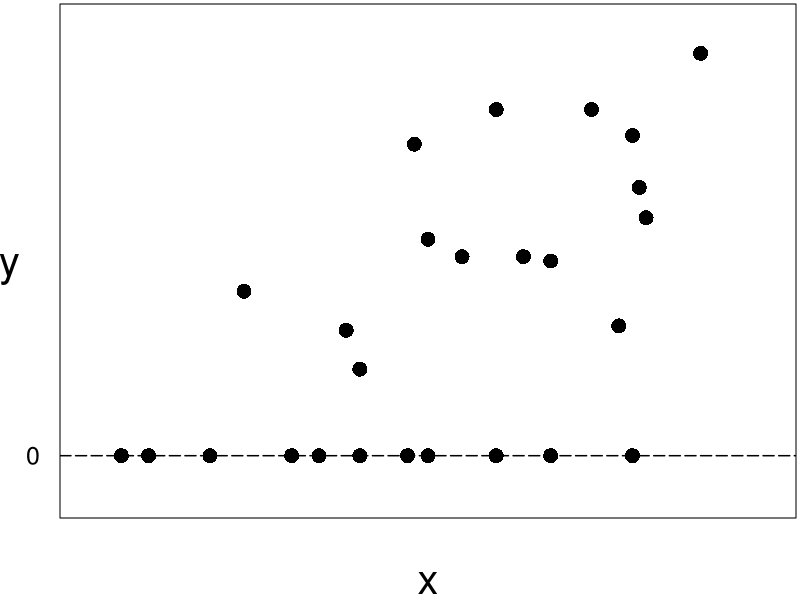

The R source for this figure: (Note: this script raises an error after producing the figure.)
## ---- chunk 1

#  FIGURA 16.1 y 6.3
pointsxy<-matrix(c(5,0,9,0,18,0,30,0,34,0,40,0,47,0,
                   50,0,60,0,68,0,80,0,40,20,50,50,55,46,60,80,
                   80,74,74,80,38, 29,78,30,90,93,81,62,68,45,48,72,
                   64,46,82,55,23,38),ncol=2,byrow=TRUE)

par(mar=c(4.1,3,.2,.2))
plot(pointsxy,type="p",pch=16,cex=2,xlim=c(0,100),
    ylim=c(-10,100),xlab="x",ylab="",xaxt="n",yaxt="n",cex.lab=2.5)
mtext("y",side=2,line=2,las=1,cex=2.5)
axis(2,at=c(0),tick=FALSE,las=1,cex.axis=1.5)
abline(a=0,b=0,lty="longdash",lwd=1.5)

## ---- chunk 2
# Table 16.1
Hexpend <- read.csv("CSVData/HealthExpend.csv", header=TRUE)
#Hexpend  <- read.csv("../../CSVData/HealthExpend.csv", header=TRUE)

attach(Hexpend)
#  RECODE A FEW VARIABLES ;
ASIAN  <- 1*(RACE1==1)
BLACK  <- 1*(RACE1==2)
NATIVE <- 1*(RACE1==3)
WHITE  <- 1-ASIAN-BLACK-NATIVE   # combined other and white

NORTHEAST <- 1*(REGION1==1)
MIDWEST   <- 1*(REGION1==2)
SOUTH     <- 1*(REGION1==3)
WEST      <- 1-NORTHEAST-MIDWEST-SOUTH

HIGHSCHOOL<- 1*(EDUC1==1)
COLLEGE   <- 1*(EDUC1==2)
LOWERHS   <- 1-HIGHSCHOOL-COLLEGE

POOR     <- 1*(PHSTAT1==4)
FAIR     <- 1*(PHSTAT1==3)
GOOD     <- 1*(PHSTAT1==2)
VGOOD    <- 1*(PHSTAT1==1)
EXCELLNT <- 1-POOR-FAIR-GOOD-VGOOD

NPOOR    <- 1*(INCOME1==1)
LINCOME  <- 1*(INCOME1==2)
MINCOME  <- 1*(INCOME1==3)
HINCOME  <- 1*(INCOME1==4)
POORNEG  <- 1-NPOOR-LINCOME-MINCOME-HINCOME

COUNT    <- COUNTIP
EXP      <- EXPENDIP

POSEXP   <- 1*(EXP>0)
LNEXP    <- ifelse(EXP>0,log(EXP),0)
LOWERBOUND <- ifelse(EXP>0, LNEXP,'')  

RaceFactor   <- cbind(ASIAN, BLACK, NATIVE, WHITE)
RegionFactor <- cbind(NORTHEAST, MIDWEST, SOUTH, WEST)
EducFactor   <- cbind(HIGHSCHOOL, COLLEGE, LOWERHS)
PhstatFactor <- cbind(POOR,FAIR,GOOD,VGOOD,EXCELLNT)
IncomeFactor <- cbind(NPOOR,LINCOME,MINCOME,HINCOME,POORNEG)
PersonLevel  <- cbind(Hexpend, RaceFactor, RegionFactor, EducFactor,
                      PhstatFactor, IncomeFactor, COUNT,EXP, POSEXP,
                      LNEXP, LOWERBOUND)

detach(Hexpend)

Hexpend$POSEXP   <- 1*(Hexpend$EXPENDIP>0)
Hexpend$LNEXP <- ifelse(Hexpend$EXPENDIP>0,log(Hexpend$EXPENDIP),0)

detach("package:Hmisc", unload = TRUE)
library(dplyr)

# Summarize using dplyr
summary_by_group <- function(group){
    Hexpend %>%
  group_by(!!sym(group)) %>%
  summarize(
    Propn = 100 * n() /dim(Hexpend)[1], 
    Mean1 = mean(LNEXP),
    Mean2 = mean(POSEXP),
    Mean3 = Mean1 / Mean2
  ) %>%
  rename("Var" = group )
    }
# summary_by_group(group = "GENDER")
# 
# summary_by_group(group = "RACE1")


# POSITIVE EXPENDITURES ;
PersonLevelPOSEXP <-subset(PersonLevel, POSEXP==1)


TabGender <- summary_by_group(group = "GENDER")
Label <- c("MALE","FEMALE")
Table161Gender <- cbind(TabGender,Label)

TabRace <- summary_by_group(group = "RACE1")
Label <- c("OTHERS","ASIAN","BLACK","NATIVE","WHITE")
Table161Race <- cbind(TabRace,Label)

TabRegion <- summary_by_group(group = "REGION1")
Label <- c("WEST","NORTHEAST","MIDWEST","SOUTH")
Table161Region <- cbind(TabRegion,Label)

TabEduc <- summary_by_group(group = "EDUC1")
Label <- c("LOWERHS","HIGHSCHOOL","COLLEGE")
Table161Educ <- cbind(TabEduc,Label)

TabPhstat <- summary_by_group(group = "PHSTAT1")
Label <- c("EXCELLENT","VGOOD","GOOD","FAIR","POOR")
Table161Phstat <- cbind(TabPhstat,Label)

TabMnh <- summary_by_group(group = "MNHPOOR")
Label <- c("GOOD","POOR")
Table161Mnh <- cbind(TabMnh,Label)

TabAnylimit <- summary_by_group(group = "ANYLIMIT")
Label <- c("NO","YES")
Table161Anylimit <- cbind(TabAnylimit,Label)

TabIncome <- summary_by_group(group = "INCOME1")
Label <- c("POOR","NPOOR","LINCOME","MINCOME","HINCOME")
Table161Income <- cbind(TabIncome,Label)

TabInsure <- summary_by_group(group = "insure")
Label <- c("UNINSURED","INSURED")
Table161Insure <- cbind(TabInsure,Label)

# CREATE TABLE 16.1
Table161n <- rbind(Table161Gender, Table161Race, Table161Region, Table161Educ,
                   Table161Phstat, Table161Mnh, Table161Anylimit,
                   Table161Income, Table161Insure)
Category <- c("GENDER"," ","RACE"," "," "," "," ",
              "REGION"," "," "," ", "EDUCATION"," "," ",
              "PHSTAT"," "," "," "," ", 
              "MNHEALTH"," ", "ANYLIMIT"," ", 
              "INCOME"," "," "," "," ", "INSURED", " ")
Table161 <- cbind(Category,Table161n)

knitr::kable(Table161, digits = 2)

## ---- chunk 3
# Table 16.2
#Hexpend <- read.csv("CSVData/HealthExpend.csv", header=TRUE)
#Hexpend  <- read.csv("../../CSVData/HealthExpend.csv", header=TRUE)

#  TABLE 16.2 OLS REGRESSION ;

modelOLS <- lm(LNEXP ~ AGE+GENDER+ASIAN+BLACK+NATIVE+NORTHEAST+MIDWEST+SOUTH +
                COLLEGE+HIGHSCHOOL+POOR+FAIR+GOOD+VGOOD+MNHPOOR+ANYLIMIT+HINCOME+MINCOME+
                LINCOME+NPOOR+insure, data=PersonLevel)
OLSSum <- summary(modelOLS)
#OLSSum

# The above result replicates the parameter estimates given in Table 16.2
# But the standard errors and t ratios are slightly different
# That's because glm model in R uses "reml" to compute the standard errors
# while the result given by Table 16.2 is based on a "ml" method
# To replicate the result, run the following function

# coefficients=result given by glm, n=number of observations, k=number of regressors including intercept;
SummaryML <- function(coefficients, n, k)  {
   Estimate  <- coefficients[,1]
   Std_Error <- coefficients[,2] * sqrt((n-k)/n)
   t_Ratio   <- coefficients[,3] * sqrt(n/(n-k))
   coeffML   <- cbind(Estimate, Std_Error, t_Ratio)
   return(coeffML)
   }

modelOlsML <- SummaryML(OLSSum$coefficients,2000,22)
#modelOlsML

#  TABLE 16.2 TOBIT REGRESSION ;
library(survival)
modelTobit <- survreg(Surv(LNEXP,LNEXP>0,type="left") ~ AGE+GENDER+ASIAN+BLACK+
                      NATIVE+NORTHEAST+MIDWEST+SOUTH+COLLEGE+HIGHSCHOOL+POOR+
                      FAIR+GOOD+VGOOD+MNHPOOR+ANYLIMIT+HINCOME+MINCOME+
                      LINCOME+NPOOR+insure, dist="gaussian", data=PersonLevel)
TobitSum <- summary(modelTobit)
#TobitSum

# TABLE 16.2 HECKMAN TWO-STAGE ALGORITHM ; 
# STAGE 1 - PROBIT MODEL
model1S <- glm(POSEXP ~ AGE+GENDER+ASIAN+BLACK+NATIVE+NORTHEAST+MIDWEST+SOUTH+
              COLLEGE+HIGHSCHOOL+POOR+FAIR+GOOD+VGOOD+MNHPOOR+ANYLIMIT+
              HINCOME+MINCOME+LINCOME+NPOOR+insure,
              binomial(link=probit),data=PersonLevel)
model1SSum <- summary(model1S)
#model1SSum

# COMPUTE INVERSE MILL'S RATIO
invMillRatio <- dnorm(model1S$fitted.values)/pnorm(model1S$fitted.values)
ordernum <- seq(1,2000)
PLnew <- cbind(PersonLevel, invMillRatio, ordernum)

# STAGE 2 
model2S <- lm(LNEXP ~ AGE+GENDER+ASIAN+BLACK+NATIVE+NORTHEAST+MIDWEST+SOUTH+
              COLLEGE+HIGHSCHOOL+POOR+FAIR+GOOD+VGOOD+MNHPOOR+
              ANYLIMIT+HINCOME+MINCOME+LINCOME+NPOOR+insure+
              invMillRatio, data=PLnew)
model2SSum <- summary(model2S)
#model2SSum

# COMPUTE Heteroscedasticity-Corrected Covariance Matrix; 
#install.packages("car")
library(car)
#?hccm
cov_corrected     <- hccm(model2S,"hc1")
var_corrected     <- diag(cov_corrected)
StdErr_corrected  <- sqrt(var_corrected)
tRatio_corrected  <- model2S$coefficients/StdErr_corrected
summary_corrected <-  cbind(model2S$coefficients,StdErr_corrected,tRatio_corrected)
#summary_corrected

# REPLICATE RESULT GIVEN BY TABLE 16.2 ;
model2SML <- SummaryML(summary_corrected,2000,23)
#model2SML

# CREATE TABLE 16.2 ;
Table162OLS   <- modelOlsML
Table162Tobit <- TobitSum$table[-c(23),]
Table1622S    <- model2SML[-c(23),]
Table162      <- cbind(Table162OLS,Table162Tobit,Table1622S)
Table162print <- Table162[,c(1,3,4,6,8,10)]
knitr::kable(Table162print, digits = 3)

## ---- chunk 4
# Table 16.3
#Hexpend <- read.csv("CSVData/HealthExpend.csv", header=TRUE)
#Hexpend  <- read.csv("../../CSVData/HealthExpend.csv", header=TRUE)

SummaryML <- function(coefficients, n, k)  {
   Estimate  <- coefficients[,1]
   Std_Error <- coefficients[,2] * sqrt((n-k)/n)
   t_Ratio   <- coefficients[,3] * sqrt(n/(n-k))
   coeffML   <- cbind(Estimate, Std_Error, t_Ratio)
   return(coeffML)
   }

#  TWO-PART MODEL - PART ONE;
modelPart1 <- glm(POSEXP ~ AGE+GENDER+ASIAN+BLACK+NATIVE+NORTHEAST+MIDWEST+
                    SOUTH+COLLEGE+HIGHSCHOOL+POOR+FAIR+GOOD+VGOOD+MNHPOOR+
                    ANYLIMIT+HINCOME+MINCOME+LINCOME+NPOOR+insure,
                  binomial(link=probit),data=PersonLevel,na.action=na.pass)
modelPart1Sum <- summary(modelPart1)
#modelPart1Sum

#  TWO-PART MODEL - PART TWO;
modelPart2 <- glm(LNEXP ~ AGE+GENDER+ASIAN+BLACK+NATIVE+NORTHEAST+MIDWEST+
                    SOUTH+COLLEGE+HIGHSCHOOL+POOR+FAIR+GOOD+VGOOD+MNHPOOR+
                    ANYLIMIT+HINCOME+MINCOME+LINCOME+NPOOR+insure,
                  family=gaussian(link="identity"),data=PersonLevelPOSEXP)
modelPart2Sum <- summary(modelPart2)
modelPart2ML <- SummaryML(modelPart2Sum$coefficients,157,22)
#modelPart2ML

# TWO-PART MODEL - PART ONE - INCLUDING ONLY IMPORTANT VARIABLES;
reducedPart1 <- glm(POSEXP ~ GENDER+ASIAN+BLACK+NATIVE+NORTHEAST+MIDWEST+
                      SOUTH+COLLEGE+HIGHSCHOOL+POOR+FAIR+GOOD+VGOOD+ANYLIMIT+
                      HINCOME+MINCOME+LINCOME+NPOOR+insure,
                    binomial(link=probit),data=PersonLevel)
reducedPart1Sum <- summary(reducedPart1)
#reducedPart1Sum

# TWO-PART MODEL - PART TWO - INCLUDING ONLY IMPORTANT VARIABLES;
reducedPart2 <- glm(LNEXP ~ AGE+GENDER+ASIAN+BLACK+NATIVE+NORTHEAST+MIDWEST+
                      SOUTH+COLLEGE+HIGHSCHOOL+MNHPOOR+ANYLIMIT+insure,
                    gaussian,data=PersonLevelPOSEXP)
reducedPart2Sum <- summary(reducedPart2)
modelPart2ML <- SummaryML(reducedPart2Sum$coefficients,157,14)
#modelPart2ML

